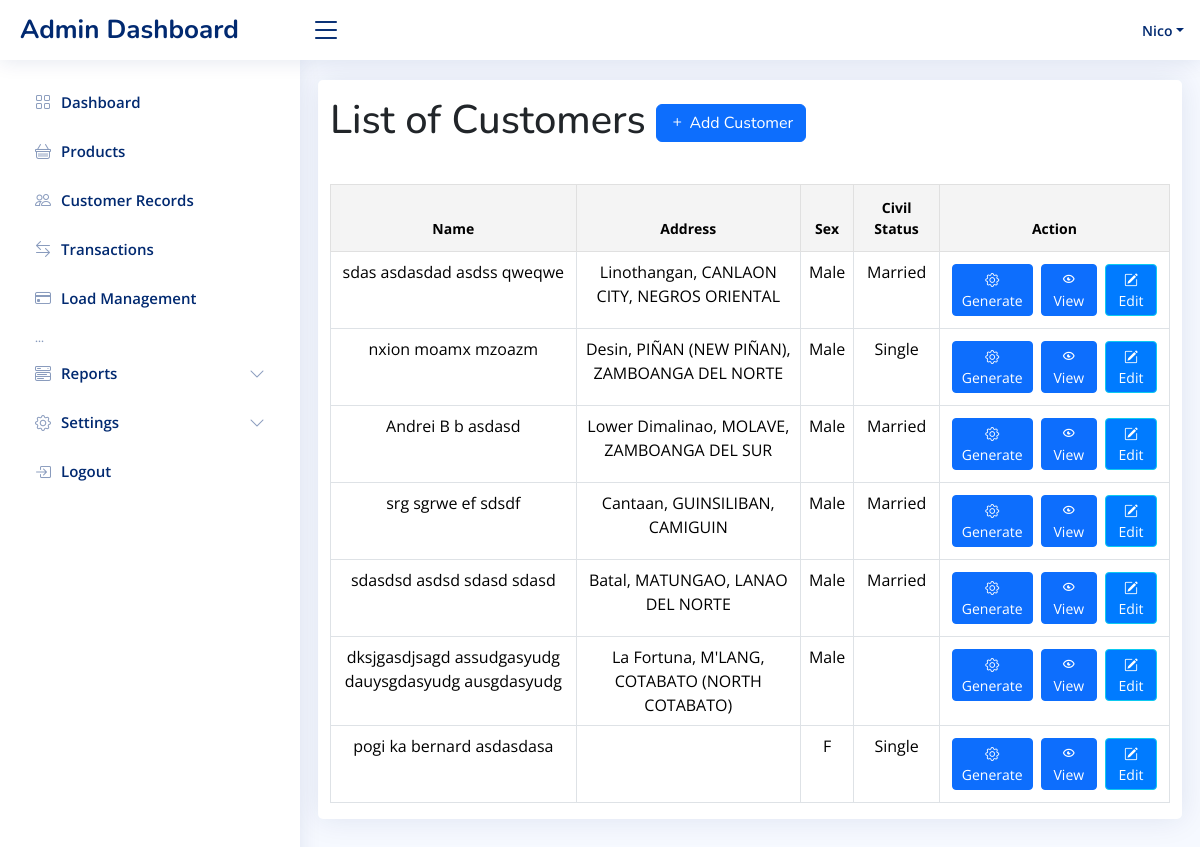
Page /customerRecords/tbl_customers.php (signed in) on the earlier database version.
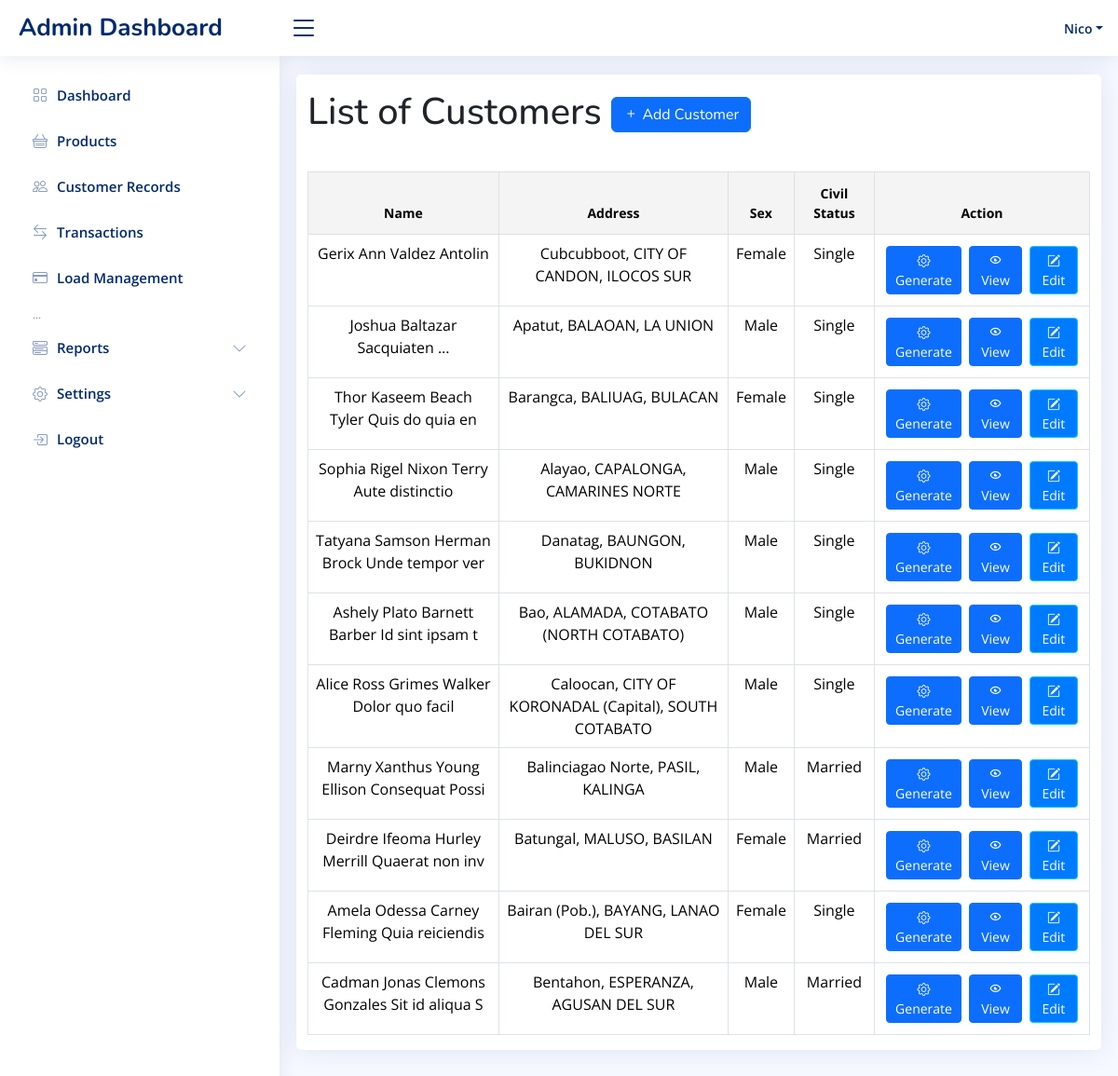
Same page on the later database version.
### tables this page shows
CREATE TABLE `customer` (
  `id` int(255) NOT NULL AUTO_INCREMENT,
  `first_name` varchar(100) NOT NULL,
  `middle_name` varchar(100) NOT NULL,
  `last_name` varchar(100) NOT NULL,
  `suffix` varchar(15) NOT NULL,
  `region_id` varchar(255) NOT NULL,
  `province_id` varchar(255) NOT NULL,
  `municipality_id` varchar(255) NOT NULL,
  `barangay_id` varchar(255) NOT NULL,
  `sex` varchar(20) NOT NULL,
  `civil_status` varchar(20) NOT NULL,
  `date` timestamp NOT NULL DEFAULT current_timestamp() ON UPDATE current_timestamp(),
  PRIMARY KEY (`id`),
  UNIQUE KEY `province_id` (`province_id`),
  KEY `municipality_id` (`municipality_id`),
  KEY `barangay_id` (`barangay_id`),
  KEY `region_id` (`region_id`)
);

### customerRecords/tbl_customers.php (the view, shortened to what this page needs)
<?php
include_once('../db_conn.php');
$sql = "SELECT c.id,
               CONCAT(c.first_name, ' ', c.middle_name, ' ', c.last_name, ' ', c.suffix) AS full_name,
               CONCAT(b.brgyDesc, ', ', m.citymunDesc, ', ', p.provDesc) AS address,
               c.sex,
               c.civil_status
        FROM customer AS c
        LEFT JOIN barangay AS b ON c.barangay_id = b.brgyCode
        LEFT JOIN municipality AS m ON c.municipality_id = m.citymunCode
        LEFT JOIN province AS p ON c.province_id = p.provCode";
$result = $con->query($sql);
include '../includes/header.php';
include '../includes/navbar.php';
include '../includes/sidebar.php';
?>
<main id="main" class="main">
    <section class="section dashboard">
        <div class="row">
            <div class="card">
                <div class="add-customer mb-3 mt-3">
                    <h1 class="page-header">List of Customers <a href="../customerRecords/addCustomer.php" class="btn btn-primary">
                            <i class="bi bi-plus"></i> Add Customer
                        </a>
                    </h1>
                </div>
                <table id="myTable" class="table  table-bordered table-hover">
                    <thead class="thead-dark">
                        <tr>
                            <th scope="col">Name</th>
                            <th scope="col">Address</th>
                            <th scope="col">Sex</th>
                            <th scope="col">Civil Status</th>
                            <th scope="col">Action</th>
                        </tr>
                    </thead>
                    <tbody>
                        <?php while ($customer = $result->fetch_assoc()) {
                            $id = $customer["id"];
                            $fullname = $customer["full_name"];
                            $address = $customer["address"];
                            $sex = $customer["sex"];
                            $civil_status = $customer["civil_status"];
                        ?>
                            <tr>
                                <td><?php echo $fullname; ?></td>
                                <td><?php echo $address; ?></td>
                                <td><?php echo $sex; ?></td>
                                <td><?php echo $civil_status; ?></td>
                                <td>
                                    <div class="d-flex justify-content-center">
                                        <a href="../customerRecords/view.php?id=<?php echo $id; ?>" class="btn btn-sm btn-primary view-btn m-1" data-id="<?php echo $id; ?>">
                                            <i class="bi bi-gear"></i> Generate
                                        </a>
                                        <a href="../customerRecords/show.php?id=<?php echo $id; ?>" class="btn btn-sm btn-primary view-btn m-1" data-id="<?php echo $id; ?>">
                                            <i class="bx bx-show-alt"></i> View
                                        </a>
                                        <a href="../customerRecords/update.php?id=<?php echo $id; ?>" class="btn btn-sm btn-info edit-btn m-1" data-id="<?php echo $id; ?>">
                                            <i class="bi bi-pencil-square"></i> Edit
                                        </a>
                                    </div>
                                </td>
                            </tr>
                        <?php } ?>
                    </tbody>
                </table>
            </div>
        </div>
    </section>
</main>
<?php include '../includes/footer.php'; ?>

### includes/header.php (shortened to what this page needs)
<!DOCTYPE html>
<html lang="en">
<head>
    <link href="../assets/vendor/bootstrap/css/bootstrap.min.css" rel="stylesheet">
    <link href="../assets/vendor/bootstrap-icons/bootstrap-icons.css" rel="stylesheet">
    <link href="../assets/vendor/boxicons/css/boxicons.min.css" rel="stylesheet">
    <link href="../assets/vendor/quill/quill.snow.css" rel="stylesheet">
    <link href="../assets/vendor/quill/quill.bubble.css" rel="stylesheet">
    <link href="../assets/vendor/remixicon/remixicon.css" rel="stylesheet">
    <link href="../assets/vendor/simple-datatables/style.css" rel="stylesheet">
    <link href="../assets/css/style.css" rel="stylesheet">
</head>
<body>

### includes/navbar.php (shortened to what this page needs)
<header id="header" class="header fixed-top d-flex align-items-center" style="background-color: white;">
  <div class="d-flex align-items-center justify-content-between">
    <a href="index.html" class="logo d-flex align-items-center">
      <span class="d-none d-lg-block">Admin Dashboard</span>
    </a>
    <i class="bi bi-list toggle-sidebar-btn"></i>
  </div>
  <nav class="header-nav ms-auto">
    <ul class="d-flex align-items-center">
      <li class="nav-item dropdown pe-3">
        <a class="nav-link nav-profile d-flex align-items-center pe-0" href="#" data-bs-toggle="dropdown">
          <span class="d-none d-md-block dropdown-toggle ps-2"><?php echo $_SESSION['name']; ?></span>
        </a>
      </li>
    </ul>
  </nav>
</header>

### includes/sidebar.php (shortened to what this page needs)
  <aside id="sidebar" class="sidebar" style="background-color: white;">
    <ul class="sidebar-nav" id="sidebar-nav">
      <li class="nav-item" style="background-color: white;">
        <a class="nav-link collapsed" style="background-color: white;" data-bs-target="#dashboard" href="../admin/dashboard.php">
          <i class="bi bi-grid"></i>
          <span>Dashboard</span>
        </a>
<li class="nav-item">
        <a class="nav-link collapsed" style="background-color: white;" href="../products/tbl_products.php">
          <i class="bi bi-basket"></i>
          <span>Products</span>
        </a>
      </li>
      <li class="nav-item">
        <a class="nav-link collapsed" style="background-color: white;" href="../customerRecords/tbl_customers.php">
          <i class="bi bi-people"></i>
          <span>Customer Records</span>
        </a>
      </li>
      <li class="nav-item">
        <a class="nav-link collapsed" style="background-color: white;" href="../billing/transaction.php">
          <i class="bi bi-arrow-left-right"></i>
          <span>Transactions</span>
        </a>
      </li>
      <li class="nav-item">
        <a class="nav-link collapsed" style="background-color: white;" href="../loadManagement/loadMoney.php">
          <i class="bi bi-credit-card"></i>
          <span>Load Management</span>
        </a>
      </li>
       <li class="nav-heading">...</li>
      <li class="nav-item">
        <a class="nav-link collapsed" style="background-color: white;" data-bs-target="#reports-nav" data-bs-toggle="collapse" href="" >
          <i class="bi bi-menu-button-wide"></i><span>Reports</span><i class="bi bi-chevron-down ms-auto"></i>
        </a>
      </li>
      <li class="nav-item">
        <a class="nav-link collapsed" style="background-color: white;" data-bs-target="#settings-nav" data-bs-toggle="collapse" href="" >
          <i class="bi bi-gear"></i><span>Settings</span><i class="bi bi-chevron-down ms-auto"></i>
        </a>
      </li>
      <li class="nav-item">
        <a class="nav-link collapsed" style="background-color: white;" href="../php/logout.php">
          <i class="bi bi-box-arrow-in-right"></i>
          <span>Logout</span>
        </a>
      </li>
    </ul>
  </aside>

### includes/footer.php (shortened to what this page needs)
</body>
</html>

### assets/css/style.css (style rules this page uses)
:root { scroll-behavior: smooth; }
body { font-family: "Open Sans", sans-serif; background: #f6f9ff; color: #444444; }
a { color: #4154f1; text-decoration: none; }
h1, h2, h3, h4, h5, h6 { font-family: "Nunito", sans-serif; }
#main { margin-top: 60px; padding: 20px 30px; transition: all 0.3s; }
.card { margin-bottom: 30px; border: none; border-radius: 5px; box-shadow: 0px 0 30px rgba(1, 41, 112, 0.1); }
.logo { line-height: 1; }
@media (min-width: 1200px) { .logo { width: 280px; } }
.logo span { font-size: 26px; font-weight: 700; color: #012970; font-family: "Nunito", sans-serif; }
.header { transition: all 0.5s; z-index: 997; height: 60px; box-shadow: 0px 2px 20px rgba(1, 41, 112, 0.1); background-color: #fff; padding-left: 20px; }
.header .toggle-sidebar-btn { font-size: 32px; padding-left: 10px; cursor: pointer; color: #012970; }
.header-nav ul { list-style: none; }
.header-nav>ul { margin: 0; padding: 0; }
.header-nav .nav-profile { color: #012970; }
.header-nav .nav-profile span { font-size: 14px; font-weight: 600; }
.sidebar { position: fixed; top: 60px; left: 0; bottom: 0; width: 300px; z-index: 996; transition: all 0.3s; padding: 20px; overflow-y: auto; scrollbar-width: thin; scrollbar-color: #aab7cf transparent; box-shadow: 0px 0px 20px rgba(1, 41, 112, 0.1); background-color: #fff; }
@media (min-width: 1200px) { #main, #footer { margin-left: 300px; } }
.sidebar-nav { padding: 0; margin: 0; list-style: none; }
.sidebar-nav li { padding: 0; margin: 0; list-style: none; }
.sidebar-nav .nav-item { margin-bottom: 5px; }
.sidebar-nav .nav-heading { font-size: 11px; text-transform: uppercase; color: #899bbd; font-weight: 600; margin: 10px 0 5px 15px; }
.sidebar-nav .nav-link { display: flex; align-items: center; font-size: 15px; font-weight: 600; color: #4154f1; transition: 0.3; background: #f6f9ff; padding: 10px 15px; border-radius: 4px; }
.sidebar-nav .nav-link i { font-size: 16px; margin-right: 10px; color: #4154f1; }
.sidebar-nav .nav-link.collapsed { color: #012970; background: #fff; }
.sidebar-nav .nav-link.collapsed i { color: #899bbd; }
.sidebar-nav .nav-link .bi-chevron-down { margin-right: 0; transition: transform 0.2s ease-in-out; }

### customerRecords/tbl_customers.php (style rules this page uses)
#myTable th, #myTable td { text-align: center; }
table.table { border-collapse: collapse; width: 100%; background-color: #fff; }
table.table th { padding: 12px; border: 1px solid #e0e0e0; font-size: 14px; }
table.table th { background-color: #f4f4f4; font-weight: bold; }
table.table tr:nth-child(even) { background-color: #f2f2f2; }
table.table .btn { margin: 3px; }
.edit-btn { background-color: #007bff; color: #fff; }

Differences in the rows shown:
removed customer: fullname "sdas asdasdad asdss qweqwe", address "Linothangan, CANLAON CITY, NEGROS ORIENTAL", sex "Male", civil_status "Married"
removed customer: fullname "nxion moamx mzoazm", address "Desin, PIÑAN (NEW PIÑAN), ZAMBOANGA DEL NORTE", sex "Male", civil_status "Single"
removed customer: fullname "Andrei B b asdasd", address "Lower Dimalinao, MOLAVE, ZAMBOANGA DEL SUR", sex "Male", civil_status "Married"
removed customer: fullname "srg sgrwe ef sdsdf", address "Cantaan, GUINSILIBAN, CAMIGUIN", sex "Male", civil_status "Married"
removed customer: fullname "sdasdsd asdsd sdasd sdasd", address "Batal, MATUNGAO, LANAO DEL NORTE", sex "Male", civil_status "Married"
removed customer: fullname "dksjgasdjsagd assudgasyudg dauysgdasyudg ausgdasyudg", address "La Fortuna, M'LANG, COTABATO (NORTH COTABATO)", sex "Male"
removed customer: fullname "pogi ka bernard asdasdasa", sex "F", civil_status "Single"
added customer: fullname "Gerix Ann Valdez Antolin", address "Cubcubboot, CITY OF CANDON, ILOCOS SUR", sex "Female", civil_status "Single"
added customer: fullname "Joshua Baltazar Sacquiaten ...", address "Apatut, BALAOAN, LA UNION", sex "Male", civil_status "Single"
added customer: fullname "Thor Kaseem Beach Tyler Quis do quia en", address "Barangca, BALIUAG, BULACAN", sex "Female", civil_status "Single"
added customer: fullname "Sophia Rigel Nixon Terry Aute distinctio", address "Alayao, CAPALONGA, CAMARINES NORTE", sex "Male", civil_status "Single"
added customer: fullname "Tatyana Samson Herman Brock Unde tempor ver", address "Danatag, BAUNGON, BUKIDNON", sex "Male", civil_status "Single"
added customer: fullname "Ashely Plato Barnett Barber Id sint ipsam t", address "Bao, ALAMADA, COTABATO (NORTH COTABATO)", sex "Male", civil_status "Single"
added customer: fullname "Alice Ross Grimes Walker Dolor quo facil", address "Caloocan, CITY OF KORONADAL (Capital), SOUTH COTABATO", sex "Male", civil_status "Single"
added customer: fullname "Marny Xanthus Young Ellison Consequat Possi", address "Balinciagao Norte, PASIL, KALINGA", sex "Male", civil_status "Married"
added customer: fullname "Deirdre Ifeoma Hurley Merrill Quaerat non inv", address "Batungal, MALUSO, BASILAN", sex "Female", civil_status "Married"
added customer: fullname "Amela Odessa Carney Fleming Quia reiciendis", address "Bairan (Pob.), BAYANG, LANAO DEL SUR", sex "Female", civil_status "Single"
added customer: fullname "Cadman Jonas Clemons Gonzales Sit id aliqua S", address "Bentahon, ESPERANZA, AGUSAN DEL SUR", sex "Male", civil_status "Married"
